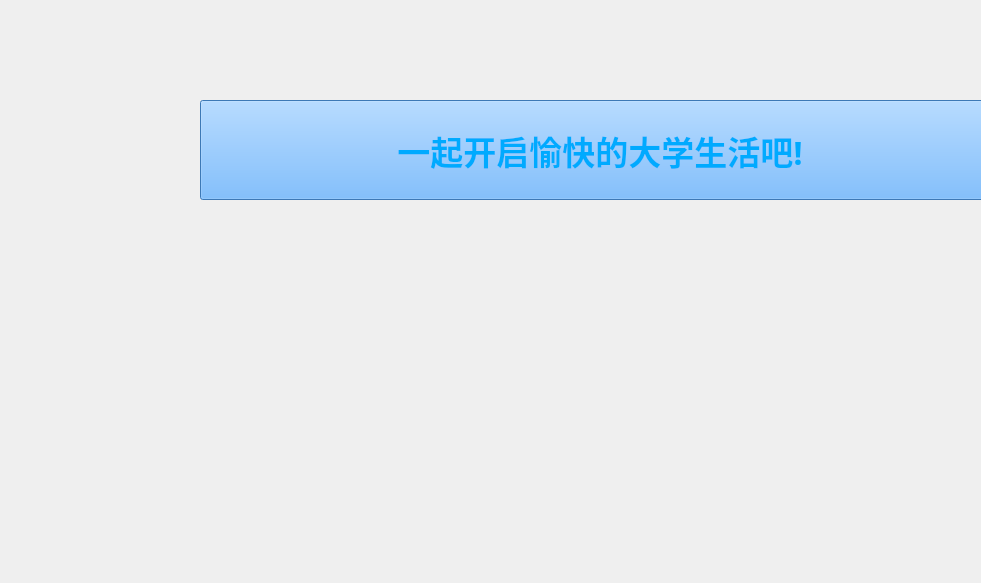
<?xml version="1.0" encoding="UTF-8"?>
<ui version="4.0">
 <class>PPT5</class>
 <widget class="QWidget" name="PPT5">
  <property name="geometry">
   <rect>
    <x>0</x>
    <y>0</y>
    <width>981</width>
    <height>583</height>
   </rect>
  </property>
  <property name="windowTitle">
   <string>Form</string>
  </property>
  <widget class="QPushButton" name="pushButton">
   <property name="geometry">
    <rect>
     <x>200</x>
     <y>100</y>
     <width>800</width>
     <height>100</height>
    </rect>
   </property>
   <property name="font">
    <font>
     <family>AcadEref</family>
     <pointsize>25</pointsize>
     <weight>75</weight>
     <bold>true</bold>
    </font>
   </property>
   <property name="styleSheet">
    <string notr="true">background-color: rgb(85, 170, 255);
color: rgb(0, 170, 255);</string>
   </property>
   <property name="text">
    <string>一起开启愉快的大学生活吧!</string>
   </property>
  </widget>
 </widget>
 <resources/>
 <connections/>
</ui>
